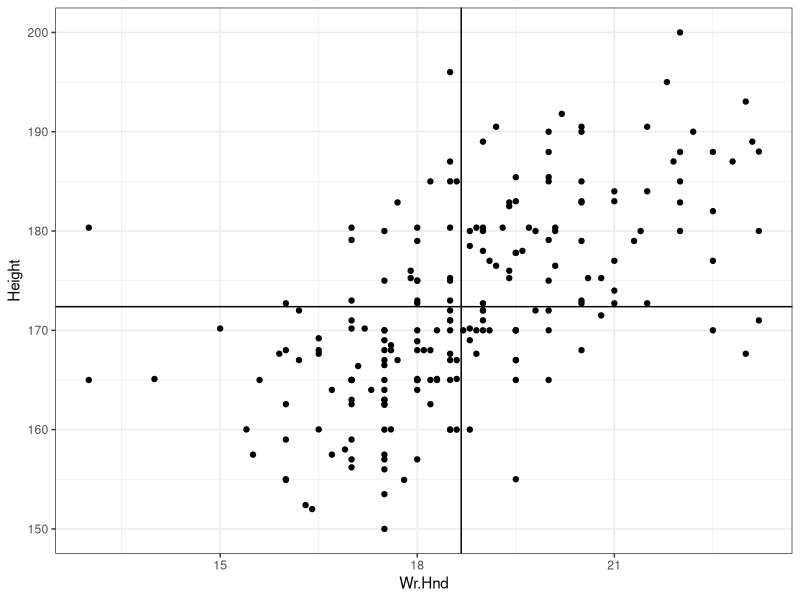
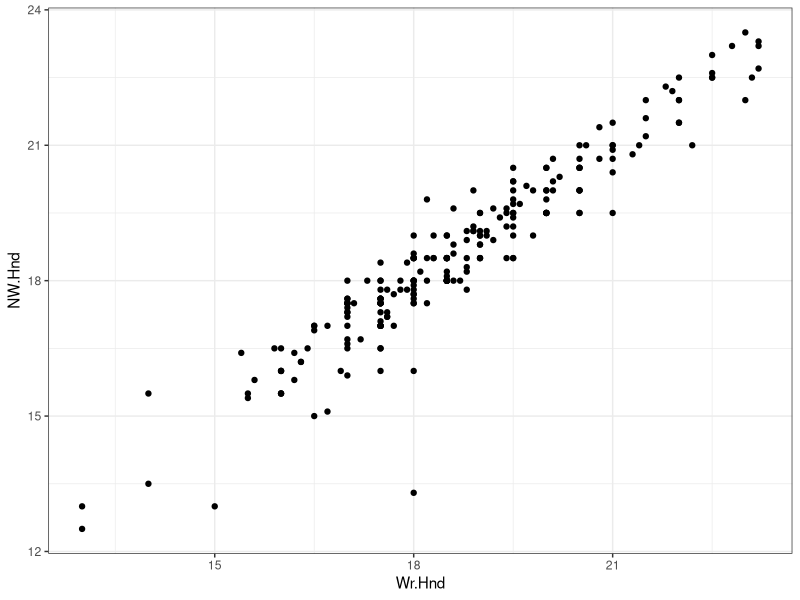
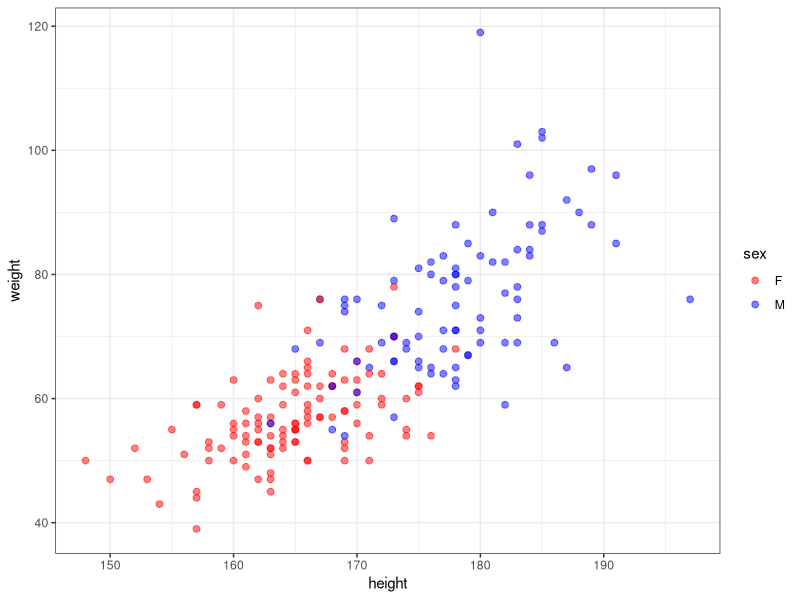
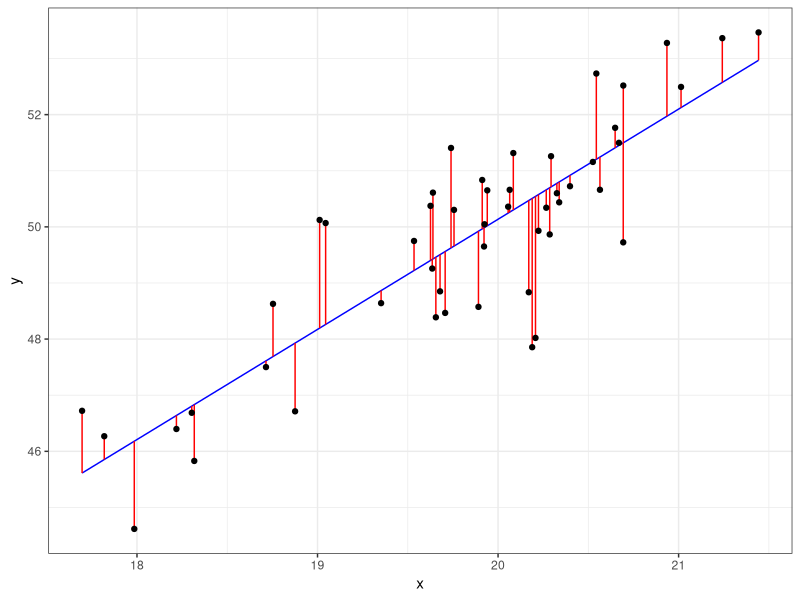
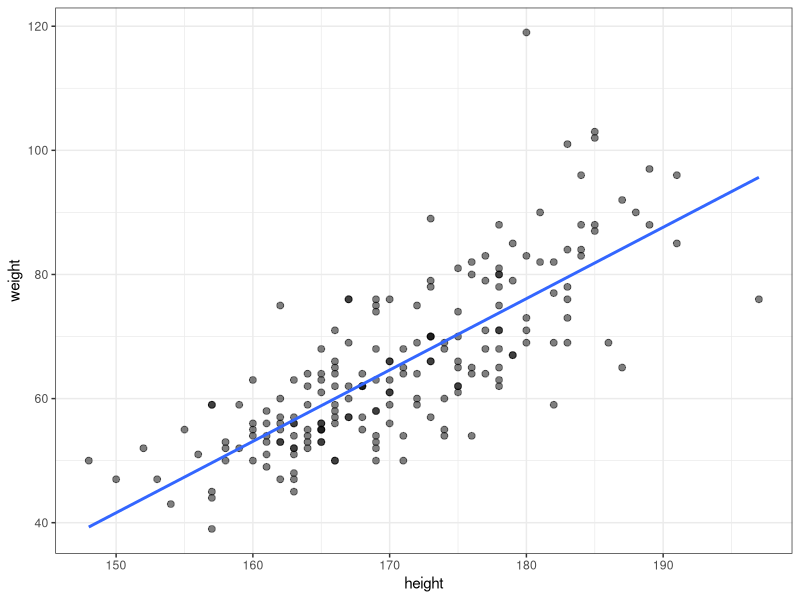
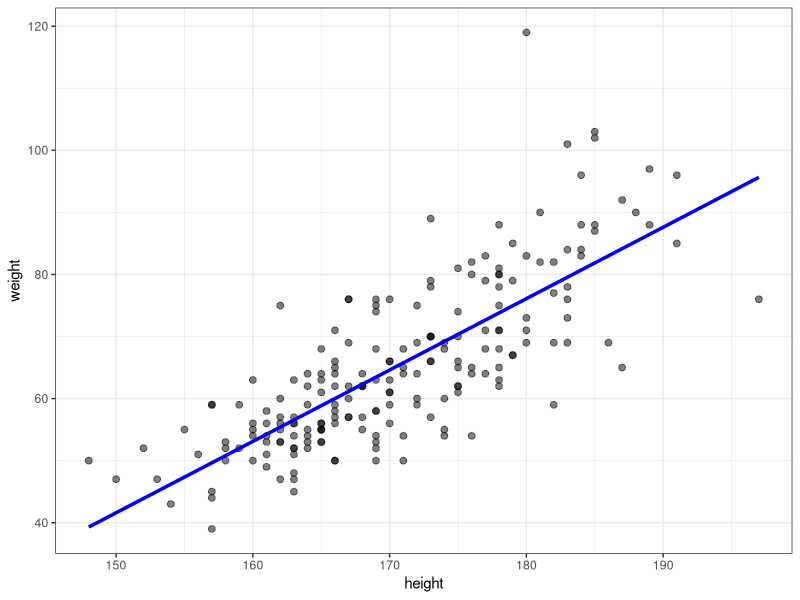
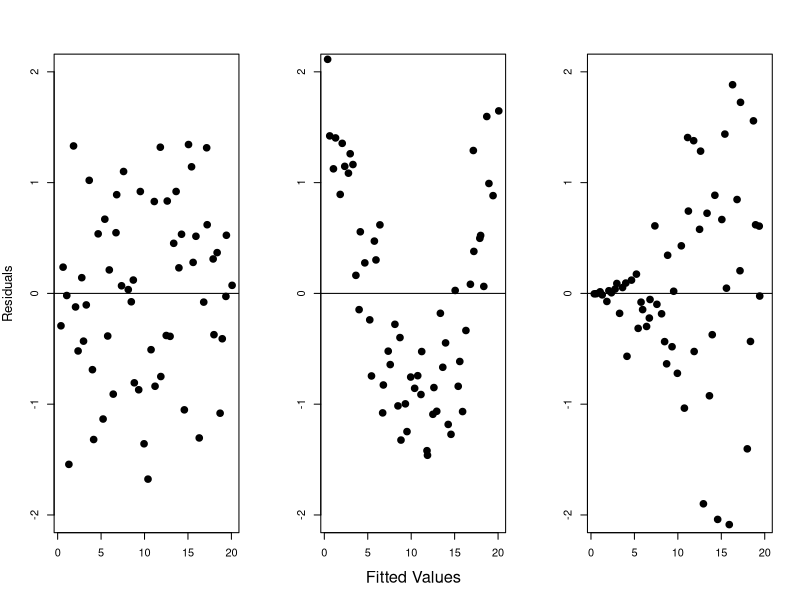
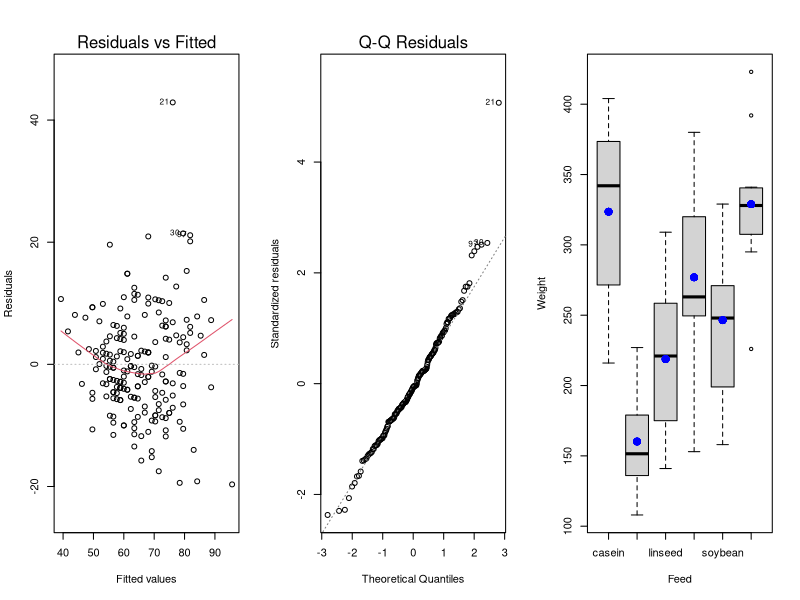

Write R code to recreate these figures, in order.
## ---- chunk 1
library(knitr)
knit_hooks$set(small.mar = function(before, options, envir) {
    if (before) par(mar = c(4, 4, .1, .1))  # smaller margin on top and right
})
opts_chunk$set(fig.align="center", fig.height=5.5, fig.width=6.75, collapse=TRUE, comment="", prompt=TRUE, small.mar=TRUE)
options(width=63)
library("ggplot2")
theme_set(theme_bw())
library("dplyr")
library("broom")
set.seed(201)
## ---- chunk 2
library("MASS")
data("survey", package="MASS")
## ---- chunk 3
ggplot(data = survey, mapping=aes(x=Wr.Hnd, y=Height)) +
  geom_point() + geom_vline(xintercept=mean(survey$Wr.Hnd, na.rm=TRUE)) +
  geom_hline(yintercept=mean(survey$Height, na.rm=TRUE))
## ---- chunk 4
str(cor.test)
## ---- chunk 5
cor.test(x=survey$Wr.Hnd, y=survey$Height)
## ---- chunk 6
r <- cor(survey$Wr.Hnd, survey$Height, 
    use="pairwise.complete.obs")
df <- sum(complete.cases(survey[,c("Wr.Hnd", "Height")]))-2
# dplyr way to get df:
# df <- (survey %>% select(Wr.Hnd, Height) %>% 
#        na.omit() %>% nrow())-2 

tstat <- r/sqrt((1 - r^2)/df)
tstat

pvalue <- 2*pt(q=-abs(tstat), df=df)
pvalue
## ---- chunk 7
ggplot(data = survey) +
  geom_point(aes(x=Wr.Hnd, y=NW.Hnd))
## ---- chunk 8
cor.test(x=survey$Wr.Hnd, y=survey$NW.Hnd)
## ---- chunk 9
library("car")
data("Davis", package="car")
## ---- chunk 10
htwt <- tbl_df(Davis)
htwt[12,c(2,3)] <- htwt[12,c(3,2)]
head(htwt)
## ---- chunk 11
ggplot(htwt) + 
  geom_point(aes(x=height, y=weight, color=sex), size=2, alpha=0.5) +
  scale_color_manual(values=c("red", "blue"))
## ---- chunk 12
cor.test(x=htwt$height, y=htwt$weight)
## ---- chunk 13
cor.test(x=Davis$height, y=Davis$weight)
## ---- chunk 14
cor.test(x=Davis$height, y=Davis$weight, method="spearman")
## ---- chunk 15
htwt %>% filter(sex=="F") %>%  
  cor.test(~ height + weight, data = .)
## ---- chunk 16
htwt %>% filter(sex=="M") %>%  
  cor.test(~ height + weight, data = .)
## ---- chunk 17
set.seed(201)
x <- rnorm(50) + 20
y <- 10 + 2*x + rnorm(50)
f <- lm(y ~ x)

df <- data.frame(x=x, y=y, f=f$fitted.values, 
                 lower=pmin(y, f$fitted.values), 
                 upper=pmax(y, f$fitted.values))

ggplot(df) + 
  geom_line(aes(x, f), color="blue") + 
  geom_linerange(aes(x=x, ymin=lower, ymax=upper), color="red") +
  geom_point(aes(x,y)) +
  labs(x="x", y="y")
## ---- chunk 18
ggplot(data=htwt, mapping=aes(x=height, y=weight)) + 
  geom_point(size=2, alpha=0.5) +
  geom_smooth(method="lm", se=FALSE, formula=y~x)
## ---- chunk 19
beta1 <- cor(htwt$height, htwt$weight) * 
               sd(htwt$weight) / sd(htwt$height)
beta1

beta0 <- mean(htwt$weight) - beta1 * mean(htwt$height)
beta0

yhat <- beta0 + beta1 * htwt$height
## ---- chunk 20
df <- data.frame(htwt, yhat=yhat)
ggplot(data=df) + geom_point(aes(x=height, y=weight), size=2, alpha=0.5) +
  geom_line(aes(x=height, y=yhat), color="blue", size=1.2)
## ---- chunk 21
myfit <- lm(weight ~ height, data=htwt)
myfit
## ---- chunk 22
class(myfit)
is.list(myfit)
names(myfit)
## ---- chunk 23
summary(myfit)
## ---- chunk 24
mysummary <- summary(myfit)
names(mysummary)
## ---- chunk 25
library(broom)
tidy(myfit)
## ---- chunk 26
par(mfrow=c(1,3))
set.seed(777)
n <- 60
x <- (1:n) * (20/n) + rnorm(n, sd=0.1)
y1 <- rnorm(n); y1 <- y1 - mean(y1)
y2 <- rnorm(n) + 0.07*(x-10.5)^2; y2 <- y2 - mean(y2); y2 <- y2/sd(y2)
y3 <- rnorm(n); y3 <- y3 - mean(y3)
y3 <- x^(1.5)*y3; y3 <- y3/sd(y3)
plot(x, y1, xlab=" ", ylab="Residuals", pch=20, cex=2,
     ylim=c(-2,2), cex.lab=1.2); abline(h=0)
plot(x, y2, xlab="Fitted Values", ylab=" ", pch=20, cex=2, 
     ylim=c(-2,2), cex.lab=1.5); abline(h=0)
plot(x, y3, xlab=" ", ylab=" ", pch=20, cex=2, 
     ylim=c(-2,2)); abline(h=0)
## ---- chunk 27
plot(myfit, which=1)
## ---- chunk 28
plot(myfit, which=2)
## ---- chunk 29
summary(myfit)$r.squared

var(myfit$fitted.values)/var(htwt$weight)
## ---- chunk 30
data("chickwts", package="datasets")
head(chickwts)
summary(chickwts$feed)
## ---- chunk 31
chick_fit <- lm(weight ~ feed, data=chickwts)
summary(chick_fit)
## ---- chunk 32
plot(chickwts$feed, chickwts$weight, xlab="Feed", ylab="Weight")
points(chickwts$feed, chick_fit$fitted.values, col="blue", pch=20, cex=2)
## ---- chunk 33
anova(chick_fit)
## ---- chunk 34
n <- length(chick_fit$residuals) # n <- 71
(n-1)*var(chick_fit$fitted.values)
(n-1)*var(chick_fit$residuals)
(n-1)*var(chickwts$weight) # sum of above two quantities
(231129/5)/(195556/65) # F-statistic
## ---- chunk 35
levels(chickwts$feed)
head(chickwts, n=3)
tail(chickwts, n=3)
x <- model.matrix(weight ~ feed, data=chickwts)
dim(x)
## ---- chunk 36
head(x)
## ---- chunk 37
tail(x)
## ---- chunk 38
chick_fit$fitted.values %>% round(digits=4) %>% unique()
## ---- chunk 39
chickwts %>% group_by(feed) %>% summarize(mean(weight))
## ---- chunk 40
summary(lm(weight ~ height + sex, data=htwt))
## ---- chunk 41
lm(weight ~ height + sex, data=htwt)
## ---- chunk 42
htwt <- htwt %>% mutate(height2 = height^2)
summary(lm(weight ~ height + height2, data=htwt))
## ---- chunk 43
summary(lm(weight ~ height + sex + height:sex, data=htwt))
## ---- chunk 44
f1 <- lm(weight ~ height, data=htwt)
f2 <- lm(weight ~ height + sex, data=htwt)
f3 <- lm(weight ~ height + sex + height:sex, data=htwt)

fits <- data.frame(height=htwt$height, weight=htwt$weight, 
                   f1=f1$fitted.values, f2=f2$fitted.values,
                   f3=f3$fitted.values, sex=htwt$sex)

ggplot(data = fits) +
  geom_line(aes(x=height, y=f1), color="black", size=1.5, alpha=0.5) + 
  geom_line(aes(x=height, y=f2, color=sex), linetype=2, size=1.5, alpha=0.5) + 
  geom_line(aes(x=height, y=f3, color=sex), size=1.5, alpha=0.5) + 
  geom_point(aes(x=height, y=weight, color=sex)) +
  scale_color_manual(values = c("red", "blue")) + 
  labs(x="height", y="weight")
## ---- chunk 45
f1 <- lm(weight ~ height, data=htwt)
f2 <- lm(weight ~ height + sex, data=htwt)
f3 <- lm(weight ~ height + sex + height:sex, data=htwt)
## ---- chunk 46
anova(f1, f2)
## ---- chunk 47
tidy(f2)
## ---- chunk 48
anova(f1, f2)
## ---- chunk 49
n <- nrow(htwt)
ss1 <- (n-1)*var(f1$residuals)
ss1
ss2 <- (n-1)*var(f2$residuals)
ss2
((ss1 - ss2)/anova(f1, f2)$Df[2])/(ss2/f2$df.residual)
## ---- chunk 50
anova(f1, f3)
## ---- chunk 51
anova(f1, f2, f3)
## ---- chunk 52
data("diamonds", package="ggplot2")
head(diamonds)
## ---- chunk 53
ggplot(data = diamonds) +
  geom_point(mapping=aes(x=carat, y=price, color=clarity), alpha=0.3)
## ---- chunk 54
diam_fit <- lm(price ~ carat + clarity, data=diamonds)
anova(diam_fit)
## ---- chunk 55
plot(diam_fit, which=1)
## ---- chunk 56
plot(diam_fit, which=2)
## ---- chunk 57
ggplot(data = diamonds) +
  geom_point(aes(x=carat, y=price, color=clarity), alpha=0.3) +
  scale_y_log10(breaks=c(1000,5000,10000)) + 
  scale_x_log10(breaks=1:5)
## ---- chunk 58
diamonds <- mutate(diamonds, log_price = log(price, base=10), 
                   log_carat = log(carat, base=10))
ldiam_fit <- lm(log_price ~ log_carat + clarity, data=diamonds)
anova(ldiam_fit)
## ---- chunk 59
plot(ldiam_fit, which=1)
## ---- chunk 60
plot(ldiam_fit, which=2)
## ---- chunk 61
set.seed(123)
x <- rep(1:52, 10)
z <- rep(1:10, 52)
z <- as.integer(sort(z) + 2000)
y <- 50 + (3000/52)*(52-abs(20-x)) + rnorm(520, sd=200)
y <- pmax(1, y)
pollen_study <- tbl_df(data.frame(week=x, year=z, pollen=y))
## ---- chunk 62
pollen_study
## ---- chunk 63
ggplot(pollen_study) + geom_point(aes(x=week, y=pollen))
## ---- chunk 64
pollen_study <- pollen_study %>%  
                       mutate(week_new = abs(week-20))
## ---- chunk 65
ggplot(pollen_study) + geom_point(aes(x=week_new, y=pollen))
## ---- chunk 66
sessionInfo()
